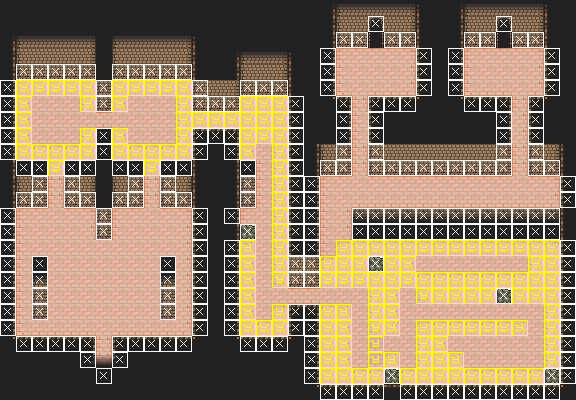

Rendered tile map (Tiled .tmx) drawn with the repository's tilesets; below, a short description and the map source with its tile grids summarised:
An orthogonal 36x25 tile map with 16x16 px tiles, 5 tile layers (Tile Layer 1, Tile Layer 2, Tile Layer 3, Tile Layer 4, ...).

<map version="1.10" tiledversion="1.10.2" orientation="orthogonal" renderorder="right-down" width="36" height="25" tilewidth="16" tileheight="16" infinite="0" backgroundcolor="#222222" nextlayerid="14" nextobjectid="1">
 <tileset firstgid="1" source="DesertTomb-16px.tsx" />
 <group id="10" name="lower Layers">
  <layer id="1" name="Tile Layer 1" width="36" height="25">
   <data>[900 cells, 711 non-empty, 28 distinct tile ids]</data>
  </layer>
  <layer id="2" name="Tile Layer 2" width="36" height="25">
   <data>[900 cells, 172 non-empty, 18 distinct tile ids]</data>
  </layer>
  <layer id="13" name="Tile Layer 3" width="36" height="25">
   <data>[900 cells, 50 non-empty, 3 distinct tile ids]</data>
  </layer>
 </group>
 <group id="9" name="upper Layers" locked="1">
  <layer id="12" name="Tile Layer 4" width="36" height="25">
   <data>[900 cells, 3 non-empty, 1 distinct tile ids]</data>
  </layer>
 </group>
 <layer id="11" name="invisible" width="36" height="25">
  <data>[900 cells, 393 non-empty, 2 distinct tile ids]</data>
 </layer>
</map>